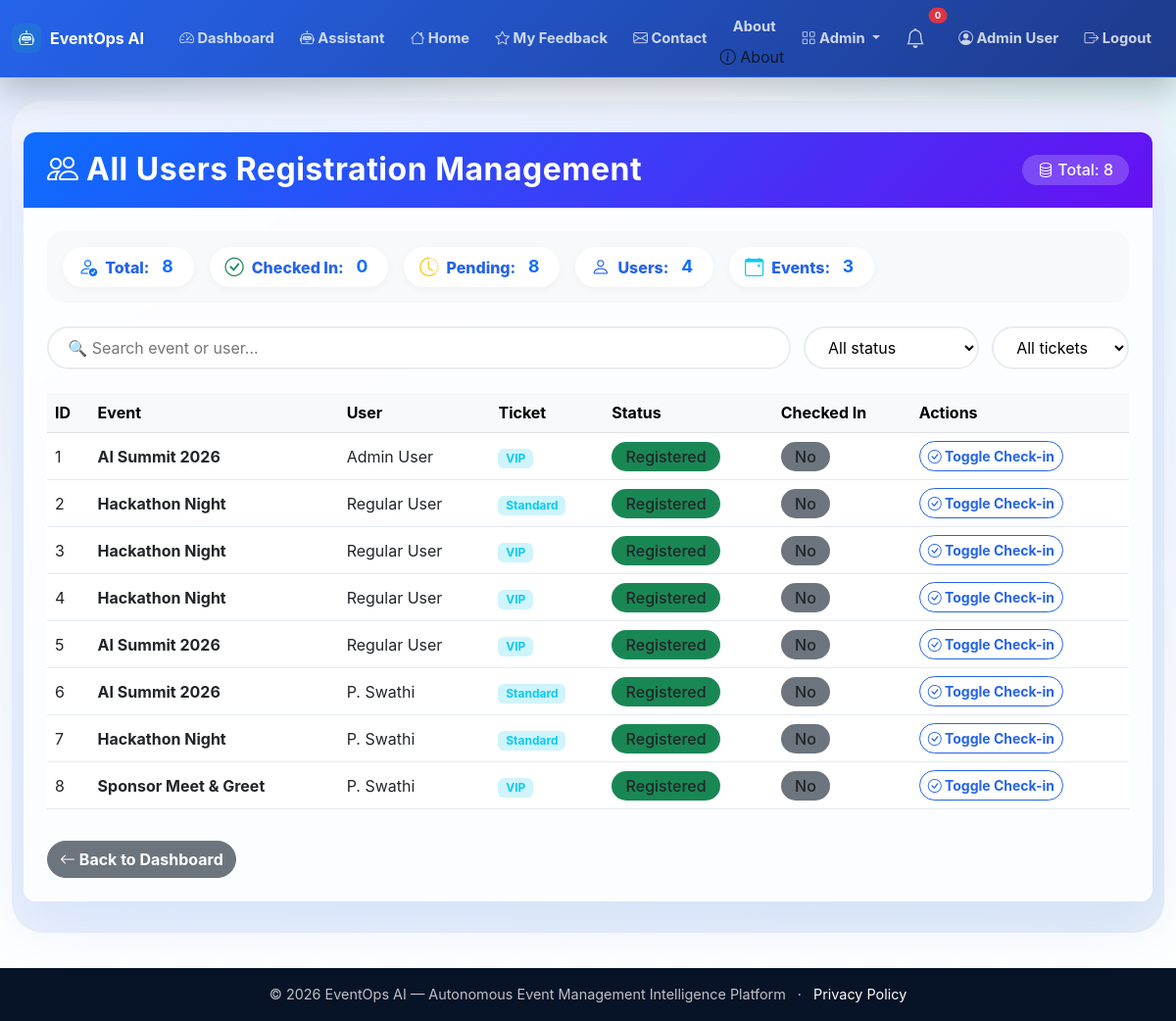
The page /admin/registrations (signed in) on the database its author committed.
### app.py (models this page shows, shortened)
class User(UserMixin, db.Model):
    id = db.Column(db.Integer, primary_key=True)
    name = db.Column(db.String(100), nullable=False)
    email = db.Column(db.String(100), unique=True, nullable=False)
    password_hash = db.Column(db.String(200), nullable=False)
    role = db.Column(db.String(20), default='user')
    created_at = db.Column(db.DateTime, default=lambda: datetime.now(timezone.utc))

class Registration(db.Model):
    id = db.Column(db.Integer, primary_key=True)
    user_id = db.Column(db.Integer, db.ForeignKey('user.id'))
    event_id = db.Column(db.Integer, db.ForeignKey('event.id'))
    ticket_type = db.Column(db.String(50))
    status = db.Column(db.String(20), default='registered')
    checked_in = db.Column(db.Boolean, default=False)
    registered_at = db.Column(db.DateTime, default=lambda: datetime.now(timezone.utc))
    user = db.relationship('User', backref='registrations')
    event = db.relationship('Event', backref='registrations')

class Event(db.Model):
    id = db.Column(db.Integer, primary_key=True)
    title = db.Column(db.String(200), nullable=False)
    description = db.Column(db.Text)
    date = db.Column(db.String(50))
    time = db.Column(db.String(50))
    location = db.Column(db.String(200))
    capacity = db.Column(db.Integer)
    status = db.Column(db.String(20), default='upcoming')
    created_at = db.Column(db.DateTime, default=lambda: datetime.now(timezone.utc))

### app.py (the view)
@app.route('/admin/registrations')
@login_required
def admin_registrations():
    if current_user.role != 'admin':
        abort(403)
    registrations = Registration.query.all()
    return render_template('admin_registrations.html', registrations=registrations)

### app.py (called while the page is built)
@login_manager.user_loader
def load_user(user_id):
    return User.query.get(int(user_id))

### templates/admin_registrations.html (shortened to what this page needs)
{% extends "base.html" %}
{% block content %}
<div class="admin-wrapper">
    <div class="container-fluid">
        <div class="card admin-card">
            <div class="card-header d-flex flex-wrap justify-content-between align-items-center">
                <h2 class="mb-0"><i class="bi bi-people me-2"></i>All Users Registration Management</h2>
                <span class="total-badge">
                    <i class="bi bi-database"></i> Total: {{ registrations|length }}
                </span>
            </div>
            <div class="card-body">
                <div class="stats-row">
                    <div class="stat-item"><i class="bi bi-person-check"></i> Total: <span class="stat-num">{{ registrations|length }}</span></div>
                    <div class="stat-item"><i class="bi bi-check-circle text-success"></i> Checked In: <span class="stat-num">{{ registrations|selectattr('checked_in', 'equalto', True)|list|length }}</span></div>
                    <div class="stat-item"><i class="bi bi-clock-history text-warning"></i> Pending: <span class="stat-num">{{ registrations|selectattr('checked_in', 'equalto', False)|list|length }}</span></div>
                    <div class="stat-item"><i class="bi bi-person text-primary"></i> Users: <span class="stat-num">{{ registrations|map(attribute='user_id')|unique|list|length }}</span></div>
                    <div class="stat-item"><i class="bi bi-calendar-event text-info"></i> Events: <span class="stat-num">{{ registrations|map(attribute='event_id')|unique|list|length }}</span></div>
                </div>
                <div class="filter-bar">
                    <input type="text" id="searchReg" class="search-box" placeholder="🔍 Search event or user...">
                    <select id="filterChecked" class="filter-select">
                        <option value="">All status</option>
                    </select>
                    <select id="filterTicket" class="filter-select">
                        <option value="">All tickets</option>
                    </select>
                </div>
                <div class="table-responsive">
                    <table class="table table-hover align-middle" id="regTable">
                        <thead class="table-light">
                            <tr>
                                <th>ID</th>
                                <th>Event</th>
                                <th>User</th>
                                <th>Ticket</th>
                                <th>Status</th>
                                <th>Checked In</th>
                                <th>Actions</th>
                            </tr>
                        </thead>
                        <tbody>
                            {% for reg in registrations %}
                            <tr data-event="{{ reg.event.title|lower }}"
                                data-user="{{ reg.user.name|lower if reg.user else '' }}"
                                data-checked="{{ reg.checked_in|string|lower }}"
                                data-ticket="{{ reg.ticket_type|lower }}">
                                <td>{{ reg.id }}</td>
                                <td><strong>{{ reg.event.title }}</strong></td>
                                <td>{{ reg.user.name if reg.user else 'N/A' }}</td>
                                <td><span class="badge bg-info-subtle text-info">{{ reg.ticket_type }}</span></td>
                                <td><span class="badge-status bg-{{ 'success' if reg.status == 'registered' else 'warning' }}">{{ reg.status|title }}</span></td>
                                <td>
                                    <span class="badge-status bg-{{ 'success' if reg.checked_in else 'secondary' }}">
                                        {{ 'Yes' if reg.checked_in else 'No' }}
                                    </span>
                                </td>
                                <td>
                                    <a href="{{ url_for('admin_checkin', reg_id=reg.id) }}" class="btn btn-sm btn-outline-primary">
                                        <i class="bi bi-check-circle"></i> Toggle Check-in
                                    </a>
                                </td>
                            </tr>
                            {% endfor %}
                        </tbody>
                    </table>
                </div>
                <div class="mt-3">
                    <a href="{{ url_for('dashboard') }}" class="btn btn-secondary">
                        <i class="bi bi-arrow-left"></i> Back to Dashboard
                    </a>
                </div>
            </div>
        </div>
    </div>
</div>
{% endblock %}

### templates/base.html (shortened to what this page needs)
<!DOCTYPE html>
<html lang="en">
<head>
<link href="https://cdn.jsdelivr.net/npm/bootstrap@5.3.0/dist/css/bootstrap.min.css" rel="stylesheet">
<link rel="stylesheet" href="https://cdn.jsdelivr.net/npm/bootstrap-icons@1.11.0/font/bootstrap-icons.css">
<link rel="stylesheet" href="{{ url_for('static', filename='css/style.css') }}">
</head>
<body>
<nav class="navbar navbar-expand-lg navbar-dark bg-primary shadow-sm">
<div class="container-fluid">
<a class="navbar-brand fw-bold" href="{{ url_for('index') }}">
<i class="bi bi-robot"></i>EventOps AI
</a>
<div class="collapse navbar-collapse" id="navbarNav">
<ul class="navbar-nav ms-auto align-items-lg-center">
                    {% if current_user.is_authenticated %}
<li class="nav-item">
<a class="nav-link" href="{{ url_for('dashboard') }}">
<i class="bi bi-speedometer2"></i> Dashboard
</a>
</li>
<li class="nav-item">
<a class="nav-link" href="{{ url_for('assistant_page') }}">
<i class="bi bi-robot"></i> Assistant
</a>
</li>
<li class="nav-item">
<a class="nav-link" href="{{ url_for('index') }}">
<i class="bi bi-house"></i> Home
</a>
</li>
<li class="nav-item">
<a class="nav-link" href="{{ url_for('feedback_list') }}">
<i class="bi bi-star"></i> My Feedback
</a>
</li>
<li class="nav-item">
<a class="nav-link" href="{{ url_for('contact') }}">
<i class="bi bi-envelope"></i> Contact
</a>
</li>
<li class="nav-item">
    <a class="nav-link" href="{{ url_for('about') }}">About</a>
<i class="bi bi-info-circle"></i> About
</li>
                        {% if current_user.role == 'admin' %}
<li class="nav-item dropdown">
<a class="nav-link dropdown-toggle" href="#" role="button" data-bs-toggle="dropdown">
<i class="bi bi-grid"></i> Admin
</a>
</li>
                        {% endif %}
<li class="nav-item position-relative me-2">
<a class="nav-link" href="#" title="Notifications" data-bs-toggle="dropdown">
<i class="bi bi-bell fs-5"></i>
<span class="position-absolute top-0 start-100 translate-middle badge rounded-pill bg-danger" style="font-size:0.6rem;">
                                    0
</span>
</a>
</li>
<li class="nav-item">
<a class="nav-link" href="{{ url_for('profile') }}">
<i class="bi bi-person-circle"></i> {{ current_user.name }}
</a>
</li>
<li class="nav-item">
<a class="nav-link" href="{{ url_for('logout') }}">
<i class="bi bi-box-arrow-right"></i> Logout
</a>
</li>
                    {% endif %}
</ul>
</div>
</div>
</nav>
<main class="container-fluid py-4">
        {% block content %}{% endblock %}
</main>
<footer class="footer bg-dark text-white py-3 mt-4">
<div class="container text-center">
<span>© 2026 EventOps AI — Autonomous Event Management Intelligence Platform</span>
<span class="mx-2" aria-hidden="true">·</span>
<a class="text-white" href="{{ url_for('privacy') }}">Privacy Policy</a>
</div>
</footer>
</body>
</html>

### static/css/style.css (style rules this page uses)
:root { --eo-ink: #101827; --eo-muted: #667085; --eo-bg: #f4f7fb; --eo-surface: #ffffff; --eo-line: #e5eaf2; --eo-navy: #071326; --eo-blue: #2563eb; --eo-indigo: #1e3a8a; --eo-teal: #14b8a6; --eo-amber: #f59e0b; --eo-rose: #e11d48; --eo-shadow: 0 22px 60px rgba(15, 23, 42, 0.11); --eo-soft-shadow: 0 14px 36px rgba(15, 23, 42, 0.08); }
* { letter-spacing: 0; }
html { scroll-behavior: smooth; }
body { min-height: 100vh; color: var(--eo-ink); background: radial-gradient(circle at top left, rgba(37, 99, 235, 0.10), transparent 34rem), radial-gradient(circle at top right, rgba(20, 184, 166, 0.10), transparent 30rem), linear-gradient(180deg, #f8fbff 0%, var(--eo-bg) 45%, #ffffff 100%); font-family: "Inter", "Segoe UI", system-ui, -apple-system, BlinkMacSystemFont, sans-serif; }
a { text-decoration: none; }
.navbar { min-height: 60px; border-bottom: 1px solid rgba(255, 255, 255, 0.12); background: linear-gradient(90deg, rgba(7, 19, 38, 0.98), rgba(15, 45, 90, 0.96)) !important; box-shadow: 0 14px 34px rgba(7, 19, 38, 0.24) !important; }
.navbar .container-fluid { width: min(1240px, calc(100% - 24px)); margin: 0 auto; padding-left: 0; padding-right: 0; }
.navbar-brand { display: inline-flex; align-items: center; gap: 9px; font-size: 1rem; }
.navbar-brand i { display: inline-flex; width: 30px; height: 30px; align-items: center; justify-content: center; border-radius: 8px; color: #dff7ff; background: rgba(20, 184, 166, 0.18); }
.navbar-dark .navbar-nav .nav-link { border-radius: 999px; color: rgba(255, 255, 255, 0.78); font-size: 0.92rem; font-weight: 650; padding: 0.5rem 0.82rem; transition: background 0.2s ease, color 0.2s ease, transform 0.2s ease; }
main.container-fluid { width: min(1240px, calc(100% - 24px)); min-height: calc(100vh - 138px); margin: 0 auto; padding: 24px 0 0 !important; }
.dropdown-menu, .modal-content, .list-group-item, .table, .card { border-color: var(--eo-line) !important; }
.card { border-radius: 12px !important; background: rgba(255, 255, 255, 0.96); box-shadow: var(--eo-soft-shadow); }
.btn { border-radius: 999px; font-weight: 750; box-shadow: none !important; }
.btn-primary, .bg-primary { background: linear-gradient(135deg, var(--eo-blue), var(--eo-indigo)) !important; border-color: var(--eo-blue) !important; }
.btn-outline-primary { border-color: var(--eo-blue); color: var(--eo-blue); }
.text-primary { color: var(--eo-blue) !important; }
.footer { margin-top: 36px !important; background: #071326 !important; color: rgba(255, 255, 255, 0.74) !important; font-size: 0.9rem; }
.stat-item, .eo-stat-number { color: var(--eo-blue) !important; font-weight: 850; }

### templates/admin_registrations.html (style rules this page uses)
.admin-wrapper { background: linear-gradient(145deg, #f0f4ff 0%, #e6edf7 100%); padding: 2rem 0; border-radius: 2rem; }
.admin-card { border: none; border-radius: 1.5rem; box-shadow: 0 20px 60px rgba(13, 110, 253, 0.10); background: rgba(255, 255, 255, 0.85); backdrop-filter: blur(4px); overflow: hidden; }
.admin-card .card-header { background: linear-gradient(135deg, #0d6efd, #6610f2); color: white; padding: 1.2rem 1.5rem; border: none; }
.admin-card .card-header h2 { font-weight: 700; letter-spacing: 0.5px; }
.admin-card .card-body { padding: 1.5rem; }
.stats-row { display: flex; flex-wrap: wrap; gap: 1rem; margin-bottom: 1.5rem; background: #f8f9fa; border-radius: 1rem; padding: 1rem; }
.stats-row .stat-item { display: flex; align-items: center; gap: 0.5rem; background: white; padding: 0.4rem 1rem; border-radius: 50px; box-shadow: 0 2px 8px rgba(0,0,0,0.04); }
.stats-row .stat-item i { font-size: 1.2rem; color: #0d6efd; }
.stats-row .stat-item .stat-num { font-weight: 700; color: #0d6efd; font-size: 1.1rem; margin: 0 0.3rem; }
.filter-bar { display: flex; flex-wrap: wrap; gap: 0.8rem; margin-bottom: 1.5rem; }
.filter-bar .search-box { flex: 1; min-width: 200px; border-radius: 50px; border: 2px solid #e9ecef; padding: 0.5rem 1.2rem; transition: all 0.2s; background: white; }
.filter-bar .filter-select { border-radius: 50px; border: 2px solid #e9ecef; padding: 0.5rem 1.2rem; background: white; transition: all 0.2s; min-width: 140px; }
.table-hover tbody tr { transition: all 0.2s ease; }
.badge-status { padding: 0.3rem 0.9rem; border-radius: 30px; font-weight: 500; }
.btn-outline-primary { border-radius: 30px; transition: all 0.2s; }
.total-badge { background: rgba(255,255,255,0.2); padding: 0.2rem 1rem; border-radius: 30px; font-weight: 500; }

### rows shown on the page
User: name "Admin User"
Registration: id "1", event "AI Summit 2026", user "Admin User", ticket_type "VIP", status "Registered", checked_in "No"
Registration: id "2", event "Hackathon Night", user "Regular User", ticket_type "Standard", status "Registered", checked_in "No"
Registration: id "3", event "Hackathon Night", user "Regular User", ticket_type "VIP", status "Registered", checked_in "No"
Registration: id "4", event "Hackathon Night", user "Regular User", ticket_type "VIP", status "Registered", checked_in "No"
Registration: id "5", event "AI Summit 2026", user "Regular User", ticket_type "VIP", status "Registered", checked_in "No"
Registration: id "6", event "AI Summit 2026", user "P. Swathi", ticket_type "Standard", status "Registered", checked_in "No"
Registration: id "7", event "Hackathon Night", user "P. Swathi", ticket_type "Standard", status "Registered", checked_in "No"
Registration: id "8", event "Sponsor Meet & Greet", user "P. Swathi", ticket_type "VIP", status "Registered", checked_in "No"

### other values the page prints
{{ registrations|length }} "8"
{{ registrations|selectattr('checked_in', 'equalto', True)|list|length }} "0"
{{ registrations|selectattr('checked_in', 'equalto', False)|list|length }} "8"
{{ registrations|map(attribute='user_id')|unique|list|length }} "4"
{{ registrations|map(attribute='event_id')|unique|list|length }} "3"
